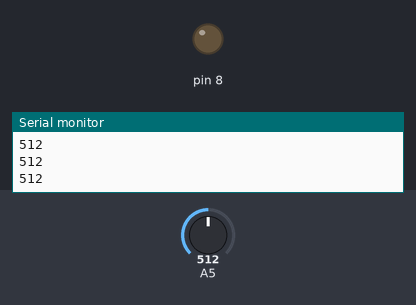
Simulated run of this sketch. Board: Arduino Uno, built with avr-gcc and run on an emulated ATmega328P. Parts: output pins drawn as LEDs (lit = HIGH), the last lines printed to the serial monitor. The inputs (shaded band) are chosen by the test bench; at power-on: A5 = 512.

Above: at 1.2 s.
1.3 s: A5 set to 388
2.8 s: A5 set to 355
At 4.0 s:
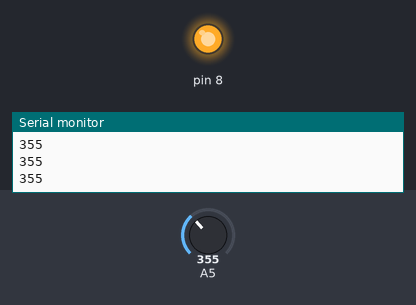
4.3 s: A5 set to 380
At 5.0 s:
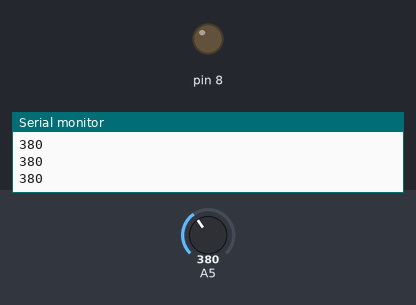
5.8 s: A5 set to 360
At 6.2 s:
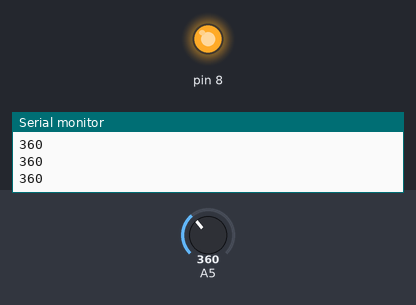
Timing chart, 0 to 8.3 s (numbered marks = the images above; inputs shaded):
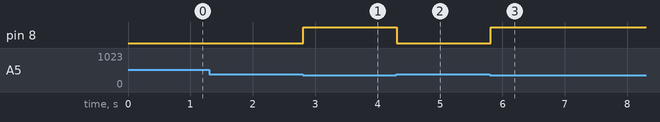

Measured:
- the behaviour switches between 370 and 369 on A5 (found by bisection; images 0 and 1)
- after the input at 2.8 s, pin 8: LOW → HIGH at once
- after the input at 4.3 s, pin 8: HIGH → LOW at once
- after the input at 5.8 s, pin 8: LOW → HIGH at once

The sketch:

Automatic_Night_Lamp.ino
```cpp
void setup()
{
  Serial.begin(9600);
  pinMode(8,OUTPUT);
}
void loop()
{
  int a=analogRead(A5);
  Serial.println(a);
  if(a<370)
  {
    digitalWrite(8,HIGH);
  }
  else
  {
    digitalWrite(8,LOW);
  }
}
```
